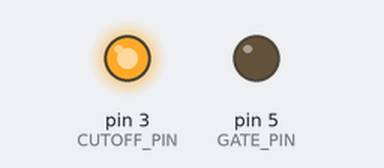
Simulated run of this sketch. Board: Teensy 4. On the bench: output pins drawn as LEDs (lit = HIGH). Pins used as bus, display or sensor lines are not drawn.

Above: at 0.1 s.
Timing chart, 0 to 1.6 s (numbered marks = the images above):
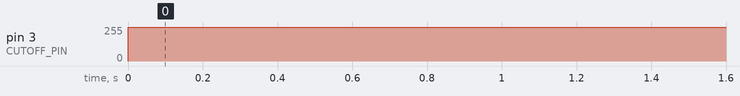

Measured:
- by itself, pin 3 (CUTOFF_PIN): 0/255 → 254/255 at 0.00 s

The sketch:

E01_PitchControl.ino
```cpp
#include "Hardware.h"
//#include "IntervalTimer.h"

bool gMidiGateOn = false;
uint8_t gMidiNoteValue = 0;
uint8_t gMidiCutOff = 127;
int16_t gMidiPitchBend = 0;
uint16_t pitchControl = 0;
const uint8_t LOWEST_KEY = 24; // C2

//-------------------------------------------------------------------------

void SOnNoteOn(byte channel, byte note, byte velocity)
{
  if (note >= LOWEST_KEY)
  {
    gMidiGateOn = true;
    gMidiNoteValue = note;
  }
}


//-------------------------------------------------------------------------

void SOnNoteOff(byte channel, byte note, byte velocity)
{
  gMidiGateOn = false;
}

//-------------------------------------------------------------------------

void SOnControlChange(byte channel, byte control, byte value)
{
  switch (control)
  {
    case 1:
      gMidiCutOff = value;
      break;
    case 2:
      pitchControl = (127-value) << 9;
      break;
  }
}


//-------------------------------------------------------------------------

void SOnPitchChange(byte channel, int pitch)
{
  gMidiPitchBend = pitch-8192;
}


//-------------------------------------------------------------------------

uint16_t onSampleUpdate()
{
  return 0;
}


//-------------------------------------------------------------------------

void onParamUpdate(Hardware::Parameters& parameters)
{
  parameters.gate_ = gMidiGateOn;
  parameters.pitch_ = pitchControl;
  parameters.cutoff_ = (gMidiCutOff<<1);
 }


//-------------------------------------------------------------------------

void setup()
{
  // Initialise hardware

  Hardware::Configuration configuration;

  configuration.audioRate_ = 44100;
  configuration.paramRate_ = 800;

  configuration.audioCB_ = onSampleUpdate;
  configuration.paramCB_ = onParamUpdate;

  bool status = Hardware::SInstance().Init(configuration);

  // Initialise midi input callbacks

  usbMIDI.setHandleNoteOff(SOnNoteOff);
  usbMIDI.setHandleNoteOn(SOnNoteOn) ;
  usbMIDI.setHandleControlChange(SOnControlChange) ;
  usbMIDI.setHandlePitchChange(SOnPitchChange);
}


//-------------------------------------------------------------------------

int sensorValue;

void loop()
{
  usbMIDI.read();
}
```

Hardware.h
```cpp
#pragma once
#include <stdint.h>
#include <vector>

class Hardware
{
 public:

    class Configuration;

    //---------------------------------------------------------------------

    static Hardware &SInstance();

    bool Init(const Configuration& configuration);

    //---------------------------------------------------------------------

    // Parameters we have access to

    struct Parameters
    {
      bool gate_;
      uint16_t pitch_;
      uint8_t cutoff_;
    };

    // Define our callback types

    typedef uint16_t (*AudioCallback)();
    typedef void (*ParameterCallback)(Parameters& parameters);

    // Define the configuration struct

    struct Configuration
    {
      AudioCallback audioCB_;
      ParameterCallback paramCB_;

      uint32_t audioRate_;
      uint32_t paramRate_;
    };

  public:

    void onParameterUpdate();
    void onAudioUpdate();

    Hardware() {};
    ~Hardware() {};


  private:
    void SetDACValue(uint8_t channel, uint16_t value, uint8_t gain);
    Configuration configuration_;
    uint16_t pitchValue_;
};
```

Hardware.ino
```cpp
#include "Hardware.h"
//#include "IntervalTimer.h"
#include <SPI.h>

const int8_t GATE_PIN = 5;
const int8_t CUTOFF_PIN = 3;

const int8_t SPI_CS_PIN = 10;

//-----------------------------------------------------------

void SOnParameterTimer()
{
  Hardware::SInstance().onParameterUpdate();
}


//-----------------------------------------------------------

void SOnAudioTimer()
{
  Hardware::SInstance().onAudioUpdate();
}


//-----------------------------------------------------------

void Hardware::onParameterUpdate()
{
  Parameters parameters;

  configuration_.paramCB_(parameters);
  digitalWrite(GATE_PIN, parameters.gate_? HIGH :LOW);
  analogWrite(CUTOFF_PIN, parameters.cutoff_);
  pitchValue_ = parameters.pitch_;
}


//-----------------------------------------------------------

// Expects 16 bit input value

void Hardware::SetDACValue(uint8_t channel, uint16_t value, uint8_t div)
{
  const uint8_t MCP4822_NO_SHUTDOWN= 0x10;

  value = value >> 4; // Trim down to 12bit
  byte lowByte = value & 0xff;
  byte highByte = ((value >> 8) & 0x0f | channel << 7 |  div << 5 | MCP4822_NO_SHUTDOWN );

  digitalWrite(SPI_CS_PIN, LOW); // Signal beginning of transmission
  SPI.transfer(highByte);
  SPI.transfer(lowByte);
  digitalWrite(SPI_CS_PIN, HIGH); // Signal end of transmission
}


//-----------------------------------------------------------

uint16_t val =0 ;

void Hardware::onAudioUpdate()
{
  const uint8_t MCP4822_LOW_GAIN = 1;
  const uint8_t MCP4822_HIGH_GAIN = 0;
  val+=128;
  SetDACValue(0, val, MCP4822_LOW_GAIN);
  SetDACValue(1, pitchValue_, 0);
}


//-----------------------------------------------------------

static Hardware sInstance;

Hardware &Hardware::SInstance()
{
  return sInstance;
}


static IntervalTimer gTimer0;
static IntervalTimer gTimer1;

//-----------------------------------------------------------

bool Hardware::Init(const Hardware::Configuration& configuration)
{
  configuration_ = configuration;

  // Define control pins as outputs

  pinMode(GATE_PIN, OUTPUT);
  pinMode(CUTOFF_PIN, OUTPUT);
 // pinMode(PITCH_PIN, OUTPUT);

  // Set the PWM rate for all pins at high rate
  // the high frequency genetated by the PWM will
  // be filtered in the analog world
  // All pins we use share the same timer so only
  // one needs to be set

  const unsigned int PWM_FREQUENCY = 31250;
  analogWriteFrequency(CUTOFF_PIN, PWM_FREQUENCY);

  // SPI Bus setup to communicate with the MCP4822

  SPI.begin();
  SPI.setClockDivider(SPI_CLOCK_DIV2);
  pinMode(SPI_CS_PIN, OUTPUT);

  // Define our signal update rate way lower since we don't need
  // high range for control signals

  gTimer0.begin(SOnParameterTimer, 1000000 / configuration_.paramRate_);

  // Define our audio update rate using 44100 Hrz

  gTimer1.begin(SOnAudioTimer, 1000000 / configuration_.audioRate_);

}

//-----------------------------------------------------------
```
